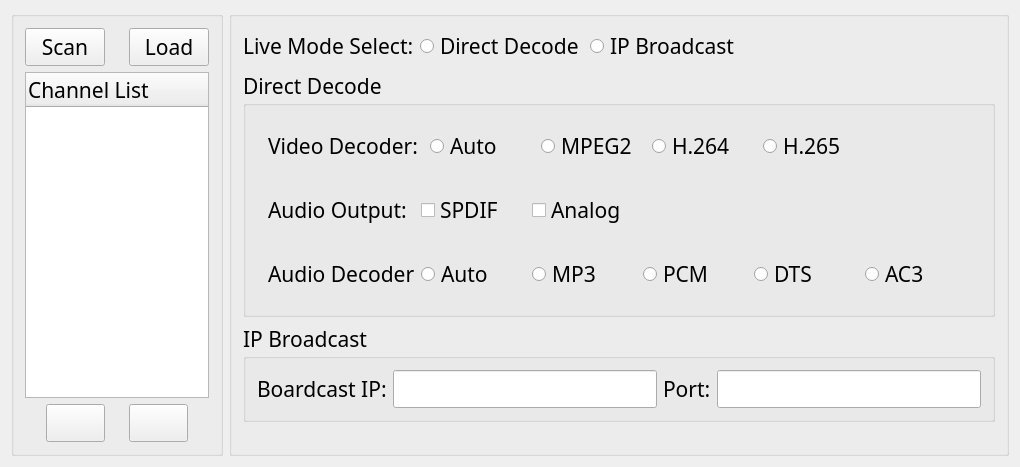
<ui version="4.0" >
 <class>LiveClass</class>
 <widget class="QWidget" name="LiveClass" >
  <property name="geometry" >
   <rect>
    <x>0</x>
    <y>0</y>
    <width>1003</width>
    <height>419</height>
   </rect>
  </property>
  <property name="windowTitle" >
   <string>Live</string>
  </property>
  <layout class="QHBoxLayout" name="horizontalLayout_2" >
   <item>
    <widget class="QGroupBox" name="groupBox_2" >
     <property name="maximumSize" >
      <size>
       <width>300</width>
       <height>16777215</height>
      </size>
     </property>
     <property name="font" >
      <font>
       <family>Book Antiqua</family>
       <pointsize>16</pointsize>
       <weight>50</weight>
       <italic>false</italic>
       <bold>false</bold>
       <underline>false</underline>
       <strikeout>false</strikeout>
      </font>
     </property>
     <layout class="QVBoxLayout" name="verticalLayout" >
      <item>
       <layout class="QHBoxLayout" name="horizontalLayout_3" >
        <item>
         <spacer name="horizontalSpacer_4" >
          <property name="orientation" >
           <enum>Qt::Horizontal</enum>
          </property>
          <property name="sizeHint" stdset="0" >
           <size>
            <width>40</width>
            <height>20</height>
           </size>
          </property>
         </spacer>
        </item>
        <item>
         <widget class="QPushButton" name="pushButton" >
          <property name="text" >
           <string>Scan</string>
          </property>
         </widget>
        </item>
        <item>
         <widget class="QLabel" name="label_2" >
          <property name="text" >
           <string/>
          </property>
         </widget>
        </item>
        <item>
         <widget class="QPushButton" name="pushButton_2" >
          <property name="text" >
           <string>Load</string>
          </property>
         </widget>
        </item>
        <item>
         <spacer name="horizontalSpacer_5" >
          <property name="orientation" >
           <enum>Qt::Horizontal</enum>
          </property>
          <property name="sizeHint" stdset="0" >
           <size>
            <width>40</width>
            <height>20</height>
           </size>
          </property>
         </spacer>
        </item>
       </layout>
      </item>
      <item>
       <widget class="QTreeWidget" name="treeWidget" >
        <column>
         <property name="text" >
          <string>Channel List</string>
         </property>
        </column>
       </widget>
      </item>
      <item>
       <layout class="QHBoxLayout" name="horizontalLayout_4" >
        <item>
         <spacer name="horizontalSpacer_2" >
          <property name="orientation" >
           <enum>Qt::Horizontal</enum>
          </property>
          <property name="sizeHint" stdset="0" >
           <size>
            <width>40</width>
            <height>20</height>
           </size>
          </property>
         </spacer>
        </item>
        <item>
         <widget class="QPushButton" name="pushButton_4" >
          <property name="icon" >
           <iconset resource="cinecastui.qrc" >
            <normaloff>:/CineCastUi/Resources/play.png</normaloff>:/CineCastUi/Resources/play.png</iconset>
          </property>
          <property name="iconSize" >
           <size>
            <width>32</width>
            <height>32</height>
           </size>
          </property>
         </widget>
        </item>
        <item>
         <widget class="QLabel" name="label" >
          <property name="text" >
           <string/>
          </property>
         </widget>
        </item>
        <item>
         <widget class="QPushButton" name="pushButton_3" >
          <property name="icon" >
           <iconset resource="cinecastui.qrc" >
            <normaloff>:/CineCastUi/Resources/stop.png</normaloff>:/CineCastUi/Resources/stop.png</iconset>
          </property>
          <property name="iconSize" >
           <size>
            <width>32</width>
            <height>32</height>
           </size>
          </property>
         </widget>
        </item>
        <item>
         <spacer name="horizontalSpacer_3" >
          <property name="orientation" >
           <enum>Qt::Horizontal</enum>
          </property>
          <property name="sizeHint" stdset="0" >
           <size>
            <width>40</width>
            <height>20</height>
           </size>
          </property>
         </spacer>
        </item>
       </layout>
      </item>
     </layout>
    </widget>
   </item>
   <item>
    <widget class="QGroupBox" name="groupBox" >
     <property name="font" >
      <font>
       <family>Book Antiqua</family>
       <pointsize>16</pointsize>
       <weight>50</weight>
       <italic>false</italic>
       <bold>false</bold>
       <underline>false</underline>
       <strikeout>false</strikeout>
      </font>
     </property>
     <layout class="QVBoxLayout" name="verticalLayout_2" >
      <item>
       <layout class="QHBoxLayout" name="horizontalLayout" >
        <item>
         <widget class="QLabel" name="label_4" >
          <property name="text" >
           <string>Live Mode Select:</string>
          </property>
         </widget>
        </item>
        <item>
         <widget class="QRadioButton" name="radioButton" >
          <property name="text" >
           <string>Direct Decode</string>
          </property>
         </widget>
        </item>
        <item>
         <widget class="QRadioButton" name="radioButton_2" >
          <property name="text" >
           <string>IP Broadcast</string>
          </property>
         </widget>
        </item>
        <item>
         <spacer name="horizontalSpacer_8" >
          <property name="orientation" >
           <enum>Qt::Horizontal</enum>
          </property>
          <property name="sizeHint" stdset="0" >
           <size>
            <width>40</width>
            <height>20</height>
           </size>
          </property>
         </spacer>
        </item>
       </layout>
      </item>
      <item>
       <widget class="QGroupBox" name="groupBox_3" >
        <property name="title" >
         <string>Direct Decode</string>
        </property>
        <layout class="QVBoxLayout" name="verticalLayout_3" >
         <item>
          <layout class="QHBoxLayout" name="horizontalLayout_5" >
           <item>
            <widget class="QWidget" native="1" name="widget_2" >
             <layout class="QHBoxLayout" name="horizontalLayout_12" >
              <item>
               <widget class="QLabel" name="label_3" >
                <property name="minimumSize" >
                 <size>
                  <width>147</width>
                  <height>0</height>
                 </size>
                </property>
                <property name="text" >
                 <string>Video Decoder: </string>
                </property>
               </widget>
              </item>
              <item>
               <widget class="QRadioButton" name="radioButton_6" >
                <property name="minimumSize" >
                 <size>
                  <width>105</width>
                  <height>0</height>
                 </size>
                </property>
                <property name="text" >
                 <string>Auto</string>
                </property>
               </widget>
              </item>
              <item>
               <widget class="QRadioButton" name="radioButton_4" >
                <property name="minimumSize" >
                 <size>
                  <width>105</width>
                  <height>0</height>
                 </size>
                </property>
                <property name="text" >
                 <string>MPEG2</string>
                </property>
               </widget>
              </item>
              <item>
               <widget class="QRadioButton" name="radioButton_3" >
                <property name="minimumSize" >
                 <size>
                  <width>105</width>
                  <height>0</height>
                 </size>
                </property>
                <property name="text" >
                 <string>H.264</string>
                </property>
               </widget>
              </item>
              <item>
               <widget class="QRadioButton" name="radioButton_5" >
                <property name="minimumSize" >
                 <size>
                  <width>105</width>
                  <height>0</height>
                 </size>
                </property>
                <property name="text" >
                 <string>H.265</string>
                </property>
               </widget>
              </item>
              <item>
               <spacer name="horizontalSpacer_7" >
                <property name="orientation" >
                 <enum>Qt::Horizontal</enum>
                </property>
                <property name="sizeHint" stdset="0" >
                 <size>
                  <width>40</width>
                  <height>20</height>
                 </size>
                </property>
               </spacer>
              </item>
             </layout>
            </widget>
           </item>
          </layout>
         </item>
         <item>
          <layout class="QHBoxLayout" name="horizontalLayout_6" >
           <item>
            <widget class="QWidget" native="1" name="widget_3" >
             <layout class="QHBoxLayout" name="horizontalLayout_9" >
              <item>
               <widget class="QLabel" name="label_5" >
                <property name="minimumSize" >
                 <size>
                  <width>147</width>
                  <height>0</height>
                 </size>
                </property>
                <property name="text" >
                 <string>Audio Output:</string>
                </property>
               </widget>
              </item>
              <item>
               <widget class="QCheckBox" name="checkBox_2" >
                <property name="minimumSize" >
                 <size>
                  <width>105</width>
                  <height>0</height>
                 </size>
                </property>
                <property name="text" >
                 <string>SPDIF</string>
                </property>
               </widget>
              </item>
              <item>
               <widget class="QCheckBox" name="checkBox" >
                <property name="minimumSize" >
                 <size>
                  <width>105</width>
                  <height>0</height>
                 </size>
                </property>
                <property name="text" >
                 <string>Analog</string>
                </property>
               </widget>
              </item>
              <item>
               <spacer name="horizontalSpacer_6" >
                <property name="orientation" >
                 <enum>Qt::Horizontal</enum>
                </property>
                <property name="sizeHint" stdset="0" >
                 <size>
                  <width>40</width>
                  <height>20</height>
                 </size>
                </property>
               </spacer>
              </item>
             </layout>
            </widget>
           </item>
          </layout>
         </item>
         <item>
          <layout class="QHBoxLayout" name="horizontalLayout_7" >
           <item>
            <widget class="QWidget" native="1" name="widget" >
             <layout class="QHBoxLayout" name="horizontalLayout_11" >
              <item>
               <widget class="QLabel" name="label_6" >
                <property name="minimumSize" >
                 <size>
                  <width>147</width>
                  <height>0</height>
                 </size>
                </property>
                <property name="text" >
                 <string>Audio Decoder:</string>
                </property>
               </widget>
              </item>
              <item>
               <widget class="QRadioButton" name="radioButton_10" >
                <property name="minimumSize" >
                 <size>
                  <width>105</width>
                  <height>0</height>
                 </size>
                </property>
                <property name="text" >
                 <string>Auto</string>
                </property>
               </widget>
              </item>
              <item>
               <widget class="QRadioButton" name="radioButton_11" >
                <property name="minimumSize" >
                 <size>
                  <width>105</width>
                  <height>0</height>
                 </size>
                </property>
                <property name="text" >
                 <string>MP3</string>
                </property>
               </widget>
              </item>
              <item>
               <widget class="QRadioButton" name="radioButton_9" >
                <property name="minimumSize" >
                 <size>
                  <width>105</width>
                  <height>0</height>
                 </size>
                </property>
                <property name="text" >
                 <string>PCM</string>
                </property>
               </widget>
              </item>
              <item>
               <widget class="QRadioButton" name="radioButton_7" >
                <property name="minimumSize" >
                 <size>
                  <width>105</width>
                  <height>0</height>
                 </size>
                </property>
                <property name="text" >
                 <string>DTS</string>
                </property>
               </widget>
              </item>
              <item>
               <widget class="QRadioButton" name="radioButton_8" >
                <property name="minimumSize" >
                 <size>
                  <width>105</width>
                  <height>0</height>
                 </size>
                </property>
                <property name="text" >
                 <string>AC3</string>
                </property>
               </widget>
              </item>
             </layout>
            </widget>
           </item>
           <item>
            <spacer name="horizontalSpacer_9" >
             <property name="orientation" >
              <enum>Qt::Horizontal</enum>
             </property>
             <property name="sizeHint" stdset="0" >
              <size>
               <width>40</width>
               <height>20</height>
              </size>
             </property>
            </spacer>
           </item>
          </layout>
         </item>
        </layout>
       </widget>
      </item>
      <item>
       <widget class="QGroupBox" name="groupBox_4" >
        <property name="title" >
         <string>IP Broadcast</string>
        </property>
        <layout class="QVBoxLayout" name="verticalLayout_4" >
         <item>
          <layout class="QHBoxLayout" name="horizontalLayout_8" >
           <item>
            <widget class="QLabel" name="label_7" >
             <property name="text" >
              <string>Boardcast IP:</string>
             </property>
            </widget>
           </item>
           <item>
            <widget class="QLineEdit" name="lineEdit" />
           </item>
           <item>
            <widget class="QLabel" name="label_8" >
             <property name="text" >
              <string>Port:</string>
             </property>
            </widget>
           </item>
           <item>
            <widget class="QLineEdit" name="lineEdit_2" />
           </item>
          </layout>
         </item>
        </layout>
       </widget>
      </item>
      <item>
       <spacer name="horizontalSpacer" >
        <property name="orientation" >
         <enum>Qt::Horizontal</enum>
        </property>
        <property name="sizeHint" stdset="0" >
         <size>
          <width>40</width>
          <height>20</height>
         </size>
        </property>
       </spacer>
      </item>
      <item>
       <spacer name="verticalSpacer" >
        <property name="orientation" >
         <enum>Qt::Vertical</enum>
        </property>
        <property name="sizeHint" stdset="0" >
         <size>
          <width>20</width>
          <height>40</height>
         </size>
        </property>
       </spacer>
      </item>
     </layout>
    </widget>
   </item>
  </layout>
 </widget>
 <layoutdefault spacing="6" margin="11" />
 <resources>
  <include location="cinecastui.qrc" />
 </resources>
 <connections/>
</ui>
